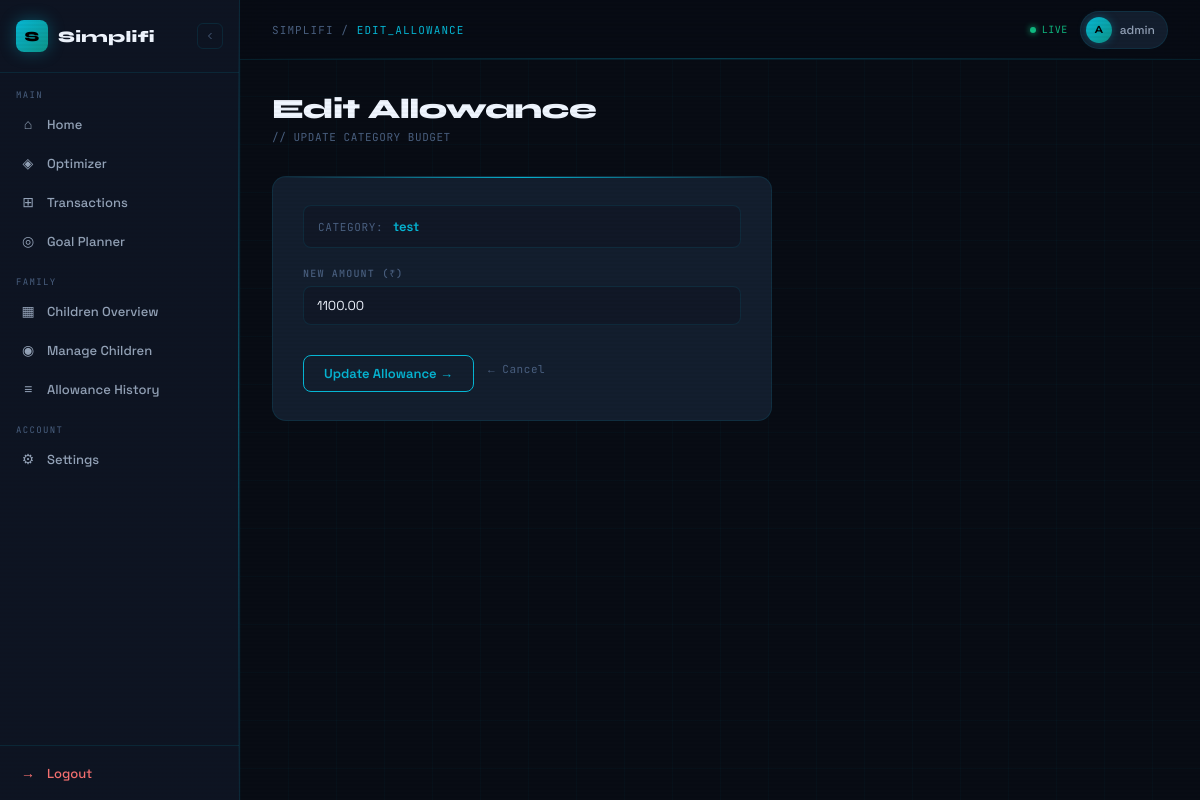
The app's page /children/allowance/edit/1/ (signed in) with its own data.
### accounts/models.py (models this page shows, shortened)
class User(AbstractUser):
    ROLE_CHOICES = (
        ("parent", "Parent"),
        ("child", "Child"),
    )
    role = models.CharField(
        max_length=20,
        choices=ROLE_CHOICES,
        default="parent"
    )
    phone = models.CharField(max_length=15, blank=True)
    income_range = models.CharField(
        max_length=50,
        choices=[
            ('<5L', 'Below 5L'),
            ('5-10L', '5–10L'),
            ('10-25L', '10–25L'),
            ('25L+', '25L+'),
        ],
        blank=True
    )

### children/models.py (models this page shows, shortened)
class ExpenseCategory(models.Model):
    child = models.ForeignKey(
        ChildProfile,
        on_delete=models.CASCADE,
        related_name="categories"
    )
    name = models.CharField(max_length=200)
    allocated_amount = models.DecimalField(
        max_digits=10,
        decimal_places=2
    )
    created_at = models.DateTimeField(auto_now_add=True)
    class Meta:
        unique_together = ("child", "name")

### children/views.py (the view, shortened to what this page needs)
@login_required
def edit_allowance(request, category_id):
    category = get_object_or_404(ExpenseCategory, id=category_id)
    if request.user != category.child.parent:
        return redirect("dashboard_home")
    return render(
        request,
        "children/edit_allowance.html",
        {"category": category}
    )

### children/templates/children/edit_allowance.html (shortened to what this page needs)
{% extends "accounts/dashboard.html" %}
{% block content %}
<div class="page-header">
  <div>
    <div class="page-title">Edit Allowance</div>
    <div class="page-subtitle">// UPDATE CATEGORY BUDGET</div>
  </div>
</div>
<div class="simple-form-wrap">
  <div class="simple-card">
    <div class="cat-label-row">
      <span class="cat-label-row-text">Category:</span>
      <span class="cat-label-row-val">{{ category.name }}</span>
    </div>
    <form method="POST">
      <div class="field-group">
        <label>New Amount (₹)</label>
        <input type="number" name="amount" value="{{ category.allocated_amount }}" required min="0">
      </div>
      <div class="form-actions">
        <button type="submit" class="submit-btn"><span>Update Allowance →</span></button>
        <a href="javascript:history.back()" class="btn-back">← Cancel</a>
      </div>
    </form>
  </div>
</div>
{% endblock %}

### accounts/templates/accounts/dashboard.html (shortened to what this page needs)
{% load static %}
<!DOCTYPE html>
<html lang="en">
<head>
</head>
<body>
<div class="shell">
  <aside class="sidebar" id="sidebar">
    <div class="sidebar-logo">
      <div class="logo-mark" onclick="toggleSidebar()">S</div>
      <span class="logo-text">Simplifi</span>
      <button class="toggle-btn" onclick="toggleSidebar()" title="Collapse">
        <svg width="12" height="12" fill="none" stroke="currentColor" stroke-width="2" viewBox="0 0 24 24">
          <path d="M15 18l-6-6 6-6"/>
        </svg>
      </button>
    </div>
    <nav>
      {% if request.user.role == "parent" %}
        <div class="nav-section-label">Main</div>
        <a href="{% url 'dashboard_home' %}" class="nav-link {% if request.resolver_match.url_name == 'dashboard_home' %}active{% endif %}">
          <span class="nav-icon">⌂</span>
          <span class="nav-label">Home</span>
        </a>
        <a href="{% url 'finance_overview' %}" class="nav-link {% if request.resolver_match.url_name == 'finance_overview' %}active{% endif %}">
          <span class="nav-icon">◈</span>
          <span class="nav-label">Optimizer</span>
        </a>
        <a href="{% url 'transactions' %}" class="nav-link {% if request.resolver_match.url_name == 'transactions' %}active{% endif %}">
          <span class="nav-icon">⊞</span>
          <span class="nav-label">Transactions</span>
        </a>
        <a href="{% url 'goal_dashboard' %}" class="nav-link {% if request.resolver_match.url_name == 'goal_dashboard' %}active{% endif %}">
          <span class="nav-icon">◎</span>
          <span class="nav-label">Goal Planner</span>
        </a>
        <div class="nav-section-label" style="margin-top:8px;">Family</div>
        <a href="{% url 'parent_children_dashboard' %}" class="nav-link">
          <span class="nav-icon">▦</span>
          <span class="nav-label">Children Overview</span>
        </a>
        <a href="{% url 'children_list' %}" class="nav-link {% if request.resolver_match.url_name == 'children_list' %}active{% endif %}">
          <span class="nav-icon">◉</span>
          <span class="nav-label">Manage Children</span>
        </a>
        <a href="{% url 'allowance_history' %}" class="nav-link">
          <span class="nav-icon">≡</span>
          <span class="nav-label">Allowance History</span>
        </a>
        <div class="nav-section-label" style="margin-top:8px;">Account</div>
        <a href="{% url 'settings_page' %}" class="nav-link {% if request.resolver_match.url_name == 'settings_page' %}active{% endif %}">
          <span class="nav-icon">⚙</span>
          <span class="nav-label">Settings</span>
        </a>
      {% endif %}
    </nav>
    <div class="sidebar-footer">
      <a href="{% url 'logout' %}" class="logout-link">
        <span class="nav-icon">→</span>
        <span class="logout-label">Logout</span>
      </a>
    </div>
  </aside>
  <div class="main" id="main">
    <div class="topbar">
      <div class="topbar-left">
        <div class="topbar-title">
          SIMPLIFI / <span>{{ request.resolver_match.url_name|upper|default:"DASHBOARD" }}</span>
        </div>
      </div>
      <div class="topbar-right">
        <div class="live-dot">
          <div class="live-pulse"></div>
          LIVE
        </div>
        <div class="user-chip">
          <div class="user-avatar">{{ request.user.username|first|upper }}</div>
          {{ request.user.username }}
        </div>
      </div>
    </div>
    <div class="content-area">
      {% block content %}{% endblock %}
    </div>
  </div>
</div>
</body>
</html>

### children/templates/children/edit_allowance.html (style rules this page uses)
.simple-form-wrap { max-width: 500px; }
.simple-card { background: var(--surface); border: 1px solid var(--border); border-radius: 14px; padding: 28px 30px; position: relative; overflow: hidden; animation: cardIn 0.5s cubic-bezier(0.16,1,0.3,1) 0.05s both; }
.simple-card::before { content: ''; position: absolute; top: 0; left: 0; right: 0; height: 1px; background: linear-gradient(90deg, transparent, var(--cyan), transparent); }
.cat-label-row { display: flex; align-items: center; gap: 10px; padding: 12px 14px; background: var(--bg-3); border: 1px solid var(--border); border-radius: 8px; margin-bottom: 18px; }
.cat-label-row-text { font-family: 'JetBrains Mono', monospace; font-size: 11px; color: var(--ink-3); letter-spacing: 0.06em; text-transform: uppercase; }
.cat-label-row-val { font-weight: 600; font-size: 13px; color: var(--cyan); }
.field-group { margin-bottom: 16px; }
.field-group label { display: block; font-family: 'JetBrains Mono', monospace; font-size: 10px; font-weight: 500; text-transform: uppercase; letter-spacing: 0.12em; color: var(--ink-3); margin-bottom: 6px; }
.field-group input, .field-group select { width: 100%; padding: 10px 13px; border: 1px solid var(--border); border-radius: 8px; font-family: 'Space Grotesk', sans-serif; font-size: 13px; color: var(--ink); background: var(--bg-3); outline: none; transition: border-color 0.2s, box-shadow 0.2s; }
.form-actions { display: flex; align-items: center; gap: 14px; margin-top: 20px; }
.btn-back { font-family: 'JetBrains Mono', monospace; font-size: 11px; color: var(--ink-3); text-decoration: none; letter-spacing: 0.05em; transition: color 0.2s; }

### records on screen
User: user.username|first "A", user.username "admin"
ExpenseCategory: name "test", amount "1100.00"

### other values on screen
{{ request.resolver_match.url_name|upper|default:"DASHBOARD" }} "EDIT_ALLOWANCE"
